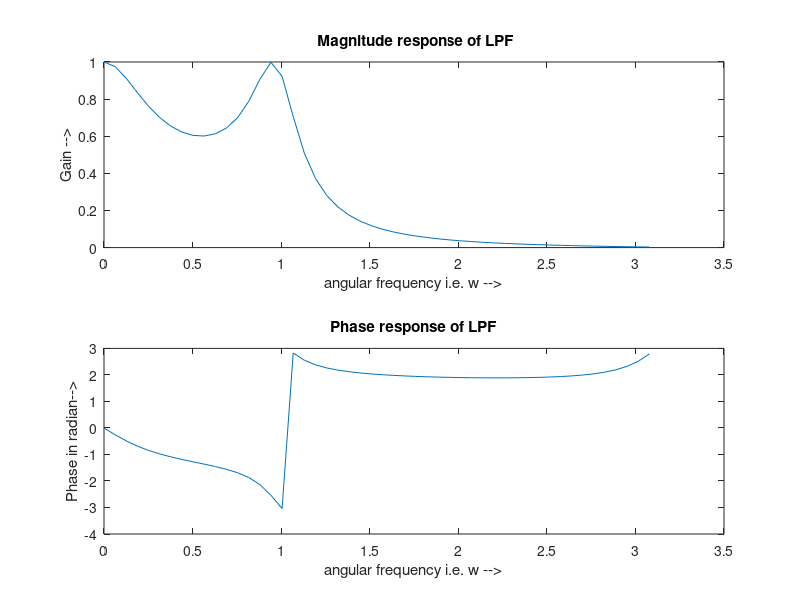
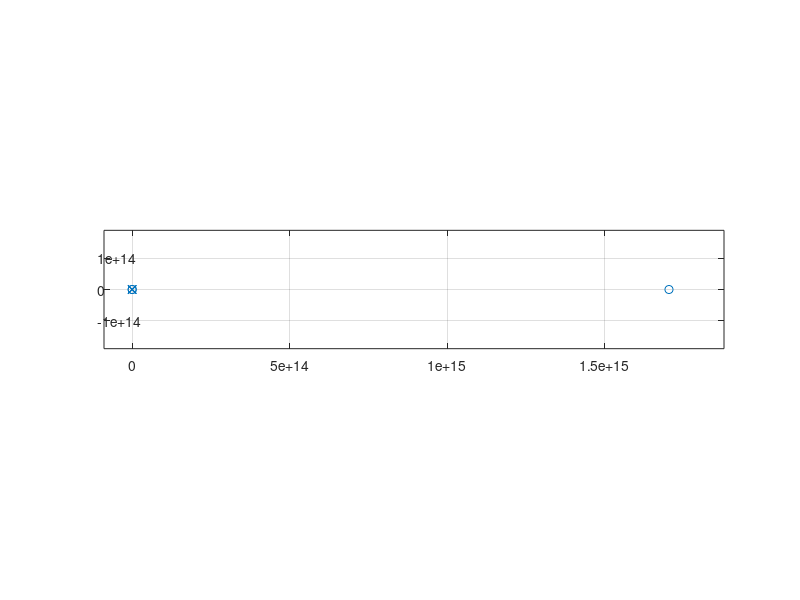

Write the MATLAB code that produced these figures, in order.
clc  
clear all  
close all 

wp = 0.35*pi; 
ws = 0.7*pi;  
T=1; 
omegap = wp/T;  
omegas = ws/T; 

delp = 0.6; 
dels = 0.1;  

alphap = -20*log10(delp);  
alphas = -20*log10(dels);  

[N omegac] = cheb1ord(omegap,omegas,alphap,alphas,'s');  
[b	a] = cheby1(N,alphap,omegac,'s');
tf(b,a)

[c	d] = impinvar(b,a,(1/T)); 
[h w] = freqz(c,d,50);  
tf(c,d,-1)

mag = abs(h); 
phase = angle(h);  

subplot(2,1,1)  
plot(w,mag); 
xlabel('angular frequency i.e. w -->');  
ylabel('Gain -->');  
title(' Magnitude response of LPF');  

subplot(2,1,2);
plot(w,phase);  
xlabel('angular frequency i.e. w -->');  
ylabel('Phase in radian-->');  
title('Phase response of LPF');  
[z p] = tf2zp(c,d)
figure(2); 
zplane(c,d);   
